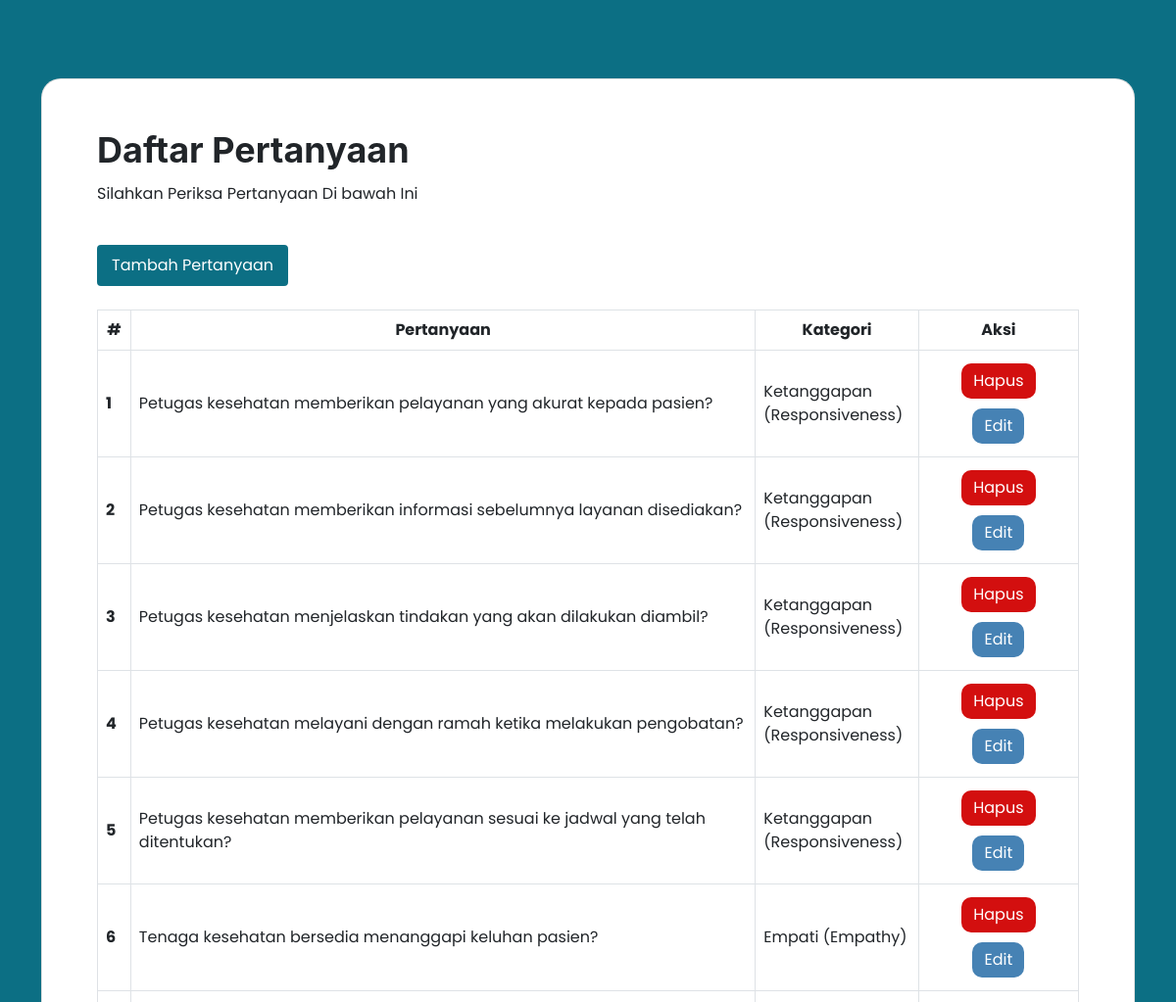
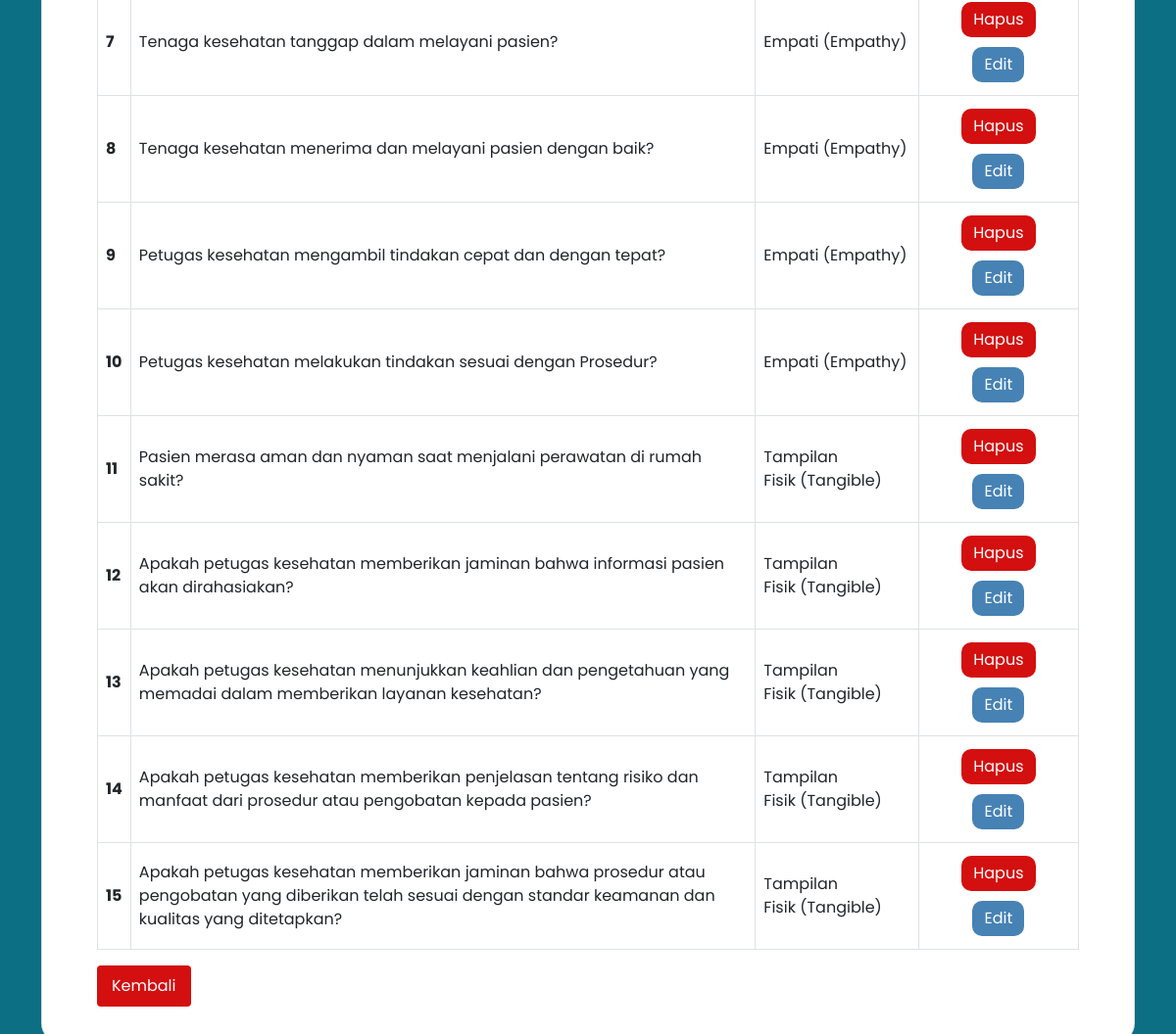
/pages/admin/pertanyaan/kelola-pertanyaan.php (signed in), run on the app's committed database (2 pictures, top to bottom).
### tables this page shows
CREATE TABLE `questions` (
  `id_question` int(11) NOT NULL,
  `question` text NOT NULL,
  `id_category` int(11) NOT NULL,
  `deleted_at` timestamp NULL DEFAULT NULL,
  `created_at` timestamp NULL DEFAULT NULL,
  `updated_at` timestamp NULL DEFAULT NULL
);

CREATE TABLE `categories` (
  `id_category` int(11) NOT NULL,
  `category` varchar(100) NOT NULL
);

### pages/admin/pertanyaan/kelola-pertanyaan.php (the view, shortened to what this page needs)
<?php
include "../../../validations/connection.php";
$sql = "SELECT q.id_question, q.question, c.category
        FROM questions q
        INNER JOIN categories c ON q.id_category = c.id_category
        WHERE q.deleted_at IS NULL";
$result = mysqli_query($connect, $sql);
?>
<!DOCTYPE html>
<html lang="en">
<head>
    <link rel="stylesheet" href="../../../assets/styles/main.css" />
    <link href="../../../vendor/bootstrap-icons/bootstrap-icons.css" rel="stylesheet" />
    <link href="../../../vendor/aos/aos.css" rel="stylesheet" />
    <link href="../../../vendor/glightbox/css/glightbox.min.css" rel="stylesheet" />
</head>
<body>
    <main>
        <section id="kelola-pertanyaan" class="kelola-pertanyaan">
            <div class="container">
                <div class="card">
                    <div class="card-body">
                        <div class="content">
                            <h3 class="card-title">Daftar Pertanyaan</h3>
                            <p class="card-subtitle">
                                Silahkan Periksa Pertanyaan Di bawah Ini
                            </p>
                            <a href="./tambah-pertanyaan.php" class="btn btn-primary">
                                Tambah Pertanyaan
                            </a>
                            <div class="question-container mt-4">
                                <div class="table-responsive">
                                    <table class="table table-hover table-bordered results">
                                        <thead>
                                            <tr>
                                                <th>#</th>
                                                <th class="col-md-8 col-xs-8">Pertanyaan</th>
                                                <th class="col-md-2 col-xs-2">Kategori</th>
                                                <th class="col-md-2 col-xs-2">Aksi</th>
                                            </tr>
                                        </thead>
                                        <tbody>
                                            <?php
                                            if (mysqli_num_rows($result) > 0) {
                                                $counter = 1;
                                                while ($row = mysqli_fetch_assoc($result)) {
                                            ?>
                                            <tr>
                                                <th scope="row"><?php echo $counter++; ?></th>
                                                <td class="col-md-8 col-xs-8"><?php echo $row['question']; ?></td>
                                                <td class="col-md-2 col-xs-2"><?php echo $row['category']; ?></td>
                                                <td class="col-md-2 col-xs-2 aksi">
                                                    <a href="./backend/proses-hapus-pertanyaan.php?id=<?php echo $row['id_question']; ?>"
                                                        class="btn btn-delete">Hapus</a>
                                                    <a href="./edit-pertanyaan.php?id=<?php echo $row['id_question']; ?>"
                                                        class="btn btn-edit">Edit</a>
                                                </td>
                                            </tr>
                                            <?php
                                                }
                                            } else {
                                                echo "<tr><td colspan='4'>Tidak ada pertanyaan yang tersedia</td></tr>";
                                            }
                                            ?>
                                        </tbody>
                                    </table>
                                </div>
                            </div>
                        </div>
                        <div class="button">
                            <a href="../kelola-pertanyaan.php" class="btn btn-secondary">Kembali</a>
                        </div>
                    </div>
                </div>
            </div>
        </section>
    </main>
</body>
</html>

### data on the page
questions: question "Petugas kesehatan memberikan pelayanan yang akurat kepada pasien?", id_category.category "Ketanggapan (Responsiveness)"
questions: question "Petugas kesehatan memberikan informasi sebelumnya layanan disediakan?", id_category.category "Ketanggapan (Responsiveness)"
questions: question "Petugas kesehatan menjelaskan tindakan yang akan dilakukan diambil?", id_category.category "Ketanggapan (Responsiveness)"
questions: question "Petugas kesehatan melayani dengan ramah ketika melakukan pengobatan?", id_category.category "Ketanggapan (Responsiveness)"
questions: question "Petugas kesehatan memberikan pelayanan sesuai ke jadwal yang telah ditentukan?", id_category.category "Ketanggapan (Responsiveness)"
questions: question "Tenaga kesehatan bersedia menanggapi keluhan pasien?", id_category.category "Empati (Empathy)"
questions: question "Tenaga kesehatan tanggap dalam melayani pasien?", id_category.category "Empati (Empathy)"
questions: question "Tenaga kesehatan menerima dan melayani pasien dengan baik?", id_category.category "Empati (Empathy)"
questions: question "Petugas kesehatan mengambil tindakan cepat dan dengan tepat?", id_category.category "Empati (Empathy)"
questions: question "Petugas kesehatan melakukan tindakan sesuai dengan Prosedur?", id_category.category "Empati (Empathy)"
questions: question "Pasien merasa aman dan nyaman saat menjalani perawatan di rumah sakit?", id_category.category "Tampilan Fisik (Tangible)"
questions: question "Apakah petugas kesehatan memberikan jaminan bahwa informasi pasien akan dirahasiakan?", id_category.category "Tampilan Fisik (Tangible)"
questions: question "Apakah petugas kesehatan menunjukkan keahlian dan pengetahuan yang memadai dalam memberikan layanan kesehatan?", id_category.category "Tampilan Fisik (Tangible)"
questions: question "Apakah petugas kesehatan memberikan penjelasan tentang risiko dan manfaat dari prosedur atau pengobatan kepada pasien?", id_category.category "Tampilan Fisik (Tangible)"
questions: question "Apakah petugas kesehatan memberikan jaminan bahwa prosedur atau pengobatan yang diberikan telah sesuai dengan standar keamanan dan kualitas yang ditetapkan?", id_category.category "Tampilan Fisik (Tangible)"
